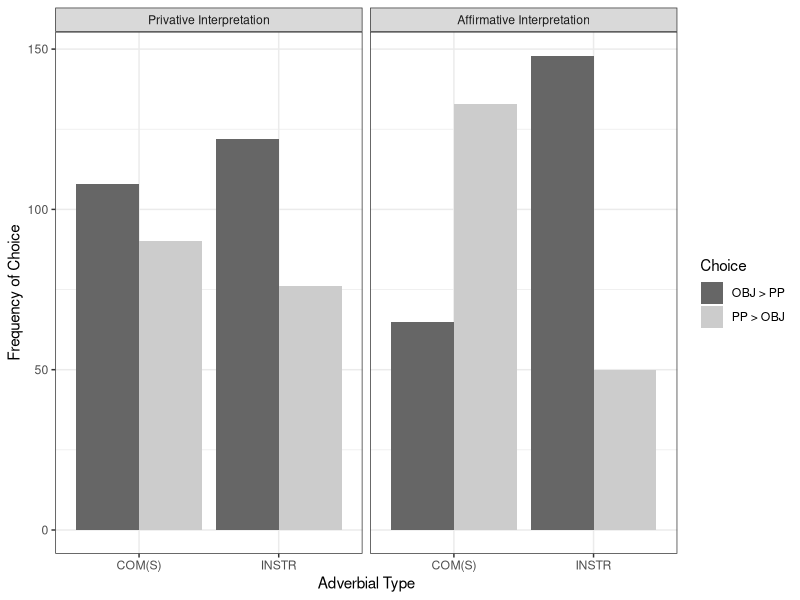
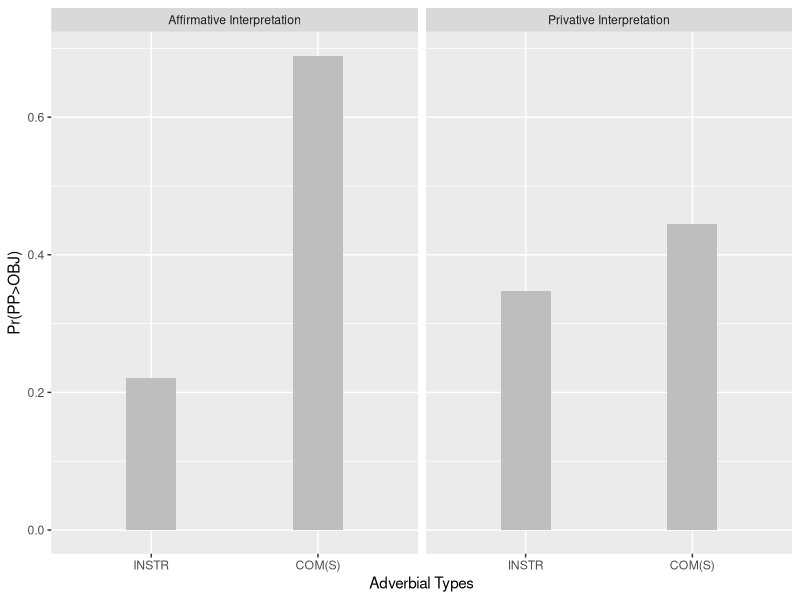
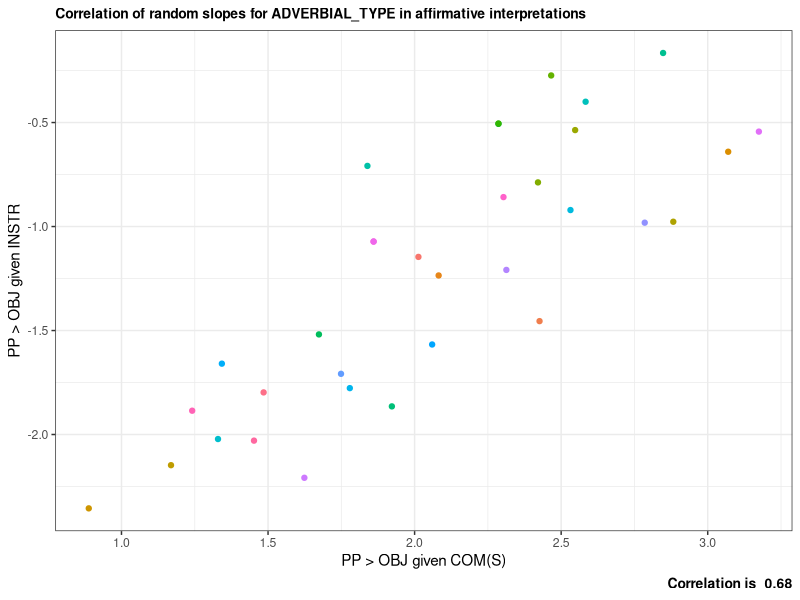
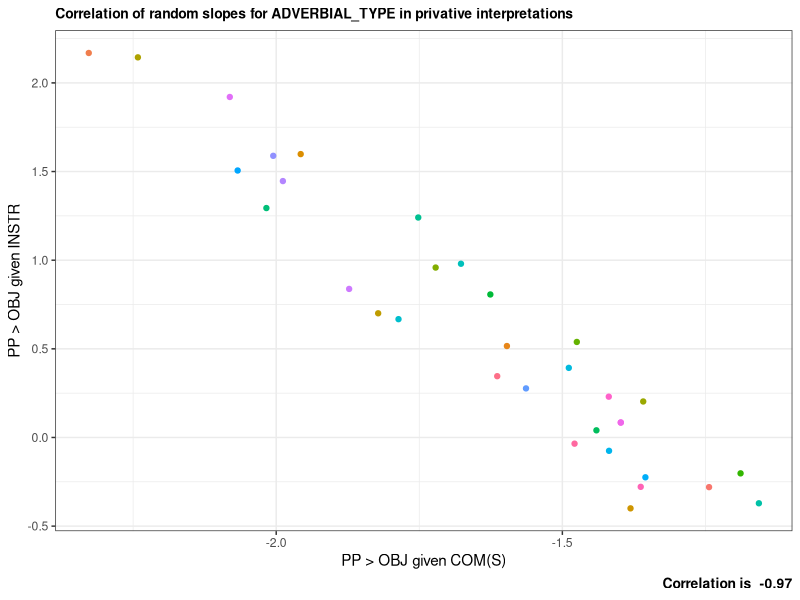
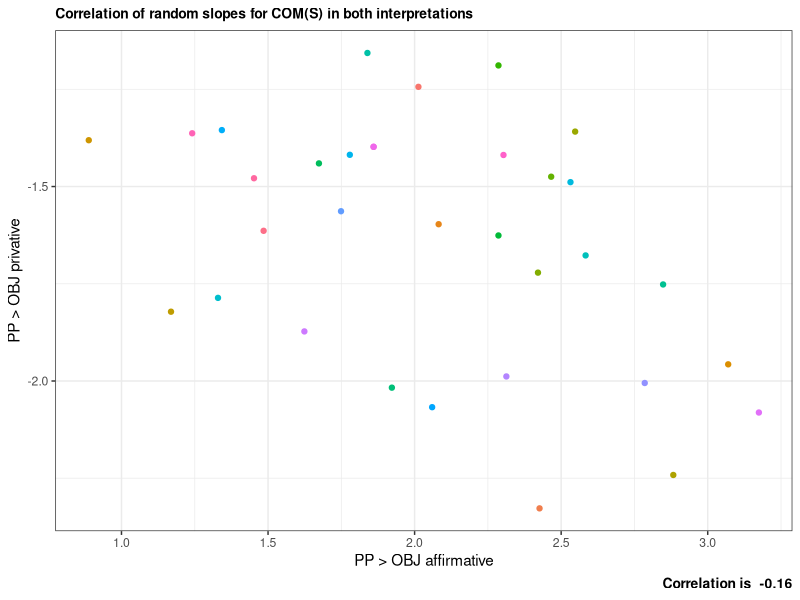
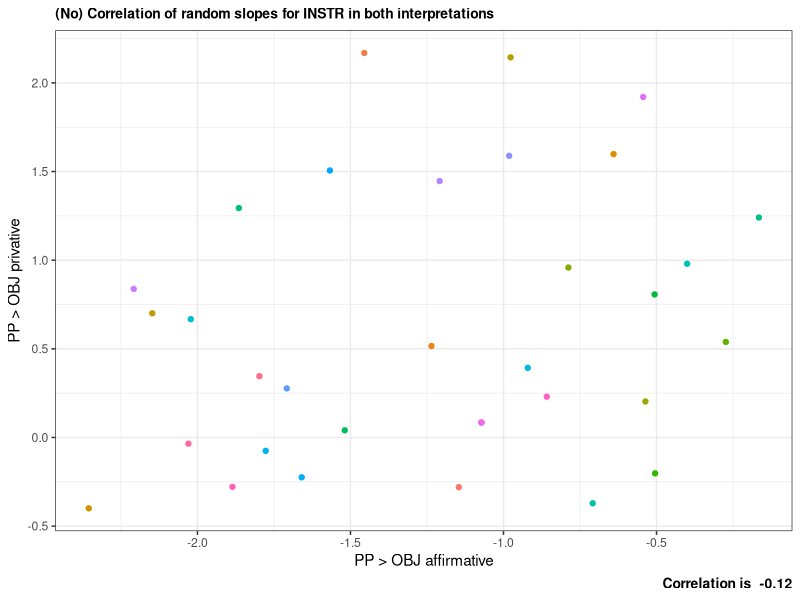
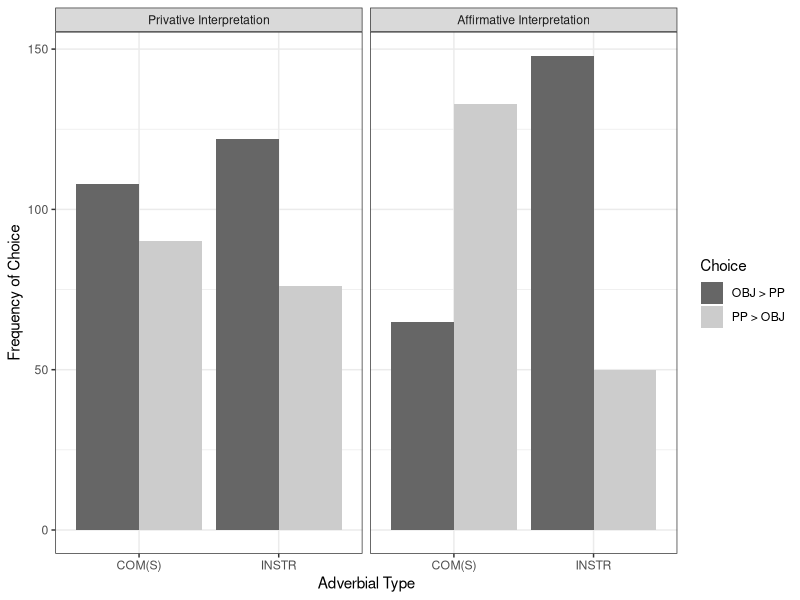

Write the R code that produced these figures, in order.
## ---- chunk 1
library(lme4)
library(tidyverse)
library(emmeans)
library(kableExtra)

show(version)
## ---- chunk 2
test_items <- 
  read.csv("../Data/stimuli_test_basic.csv", fileEncoding = "UTF-8", stringsAsFactors = TRUE) %>%
  select(ENCODING, OPTION_0_ITEM, OPTION_1_ITEM)

colnames(test_items) <- c("Test Item Pair", "PP > OBJ", "OBJ > PP")

kbl(test_items) %>% kable_styling()

## ---- chunk 3

data <-
  read.csv("../Data/ForcedChoice_test.csv", fileEncoding = "UTF-8") %>%
  mutate(ANSWER = factor(ANSWER),
         INTERPRETATION = ifelse(INTEGRATION == "yes", "affirmative", "privative"),
         INTERPRETATION = factor(INTERPRETATION),
         ADVERBIAL_TYPE = factor(ADVERBIAL_TYPE),
         subjects = factor(workerId),
         items = factor(ENCODING))


summary(data)
## ---- chunk 4

int.labels <- c("Privative Interpretation", "Affirmative Interpretation")
names(int.labels) <- c("privative", "affirmative")

summary <- 
  data %>%
  group_by(ADVERBIAL_TYPE, INTERPRETATION, ANSWER) %>%
  summarise(count = n()) %>%
  as.data.frame()

summary$INTERPRETATION <- relevel(summary$INTERPRETATION, ref = "privative")

ggplot(summary, aes(x = ADVERBIAL_TYPE, y = count, fill = ANSWER)) +
  geom_bar(stat = "identity", position = "dodge") +
  labs(x = "Adverbial Type", y = "Frequency of Choice") + 
  facet_wrap(~INTERPRETATION, labeller = labeller(INTERPRETATION = int.labels)) +
  scale_fill_manual(name = "Choice", values = c("grey40", "grey80"),
                    labels = c("OBJ > PP", "PP > OBJ")) +
  theme_bw()

ggsave("/Users/tibor/Documents/GitHub/Kiss_et_al_22_word_order_constraints_on_event_internal_modifiers/emp_dist_exp_1.pdf")

summary.wide <-
  summary %>%
  spread(key = ANSWER, value = count)

summary.wide

## ---- chunk 5

data$INTERPRETATION <-
  relevel(data$INTERPRETATION, ref = "affirmative")
data$ADVERBIAL_TYPE <-
  relevel(data$ADVERBIAL_TYPE, ref = "INSTR")


model1 <- 
  glmer(formula = ANSWER ~ ADVERBIAL_TYPE * INTERPRETATION + 
          (0 + ADVERBIAL_TYPE * INTERPRETATION | subjects) , 
        data = data, family = binomial())

options(width = 300)
summary(model1)
## ---- chunk 6

tt <- getME(model1,"theta")
ll <- getME(model1,"lower")
## ---- chunk 7
ss <- 
  getME(model1, c("theta", "fixef"))
model2 <- 
  update(model1,
         start=ss,
         control=glmerControl(optCtrl=list(maxfun=2e4)))

options(width = 300)
summary(model2)

## ---- chunk 8


predictions <- 
  emmeans(model2, pairwise~ADVERBIAL_TYPE * INTERPRETATION, 
          type = "response") 

## also response useful, now switched to predictor for effects
## if lp is used, y = emmean, if response is used y = prob

predictions.emm <- data.frame(predictions$emmeans)
 

predictions.emm

ggplot(predictions.emm, aes(x = ADVERBIAL_TYPE, y = prob)) + 
  geom_bar(aes(), stat = "identity", fill = "grey", width = 0.3) +
  facet_wrap(~INTERPRETATION, labeller = labeller(INTERPRETATION = int.labels)) +
  labs(x = "Adverbial Types", y = "Pr(PP>OBJ)")
## ---- chunk 9

ranef.df <- data.frame(ranef(model2)$subjects)
ranef.df$participants <- rownames(ranef.df)
colnames(ranef.df)[1:4] <- c("INSTR_aff", "COMS_aff", "INSTR_priv", "COMS_priv")

ranef.df <- ranef.df %>%
  mutate(INSTR_aff = INSTR_aff + model2@beta[1]) %>%
  mutate(COMS_aff = COMS_aff + model2@beta[2]) %>%
  mutate(INSTR_priv = INSTR_priv + model2@beta[3]) %>%
  mutate(COMS_priv = COMS_priv + model2@beta[4]) %>%
  arrange(COMS_aff)


## ---- chunk 10
cor_vals <- data.frame(VarCorr(model2)) 

ggplot(ranef.df, aes(y = INSTR_aff, x = COMS_aff)) +
  geom_point(aes(color = participants), show.legend = FALSE) +
  labs(y = "PP > OBJ given INSTR", 
       x = "PP > OBJ given COM(S)", 
       subtitle = "Correlation of random slopes for ADVERBIAL_TYPE in affirmative interpretations",
       caption = paste("Correlation is ", round(cor_vals$sdcor[5], 2))) +
  theme_bw() +
  theme(plot.caption = element_text(face = "bold", size = 10),
        plot.subtitle = element_text(face = "bold", size = 10))
  

## ---- chunk 11

ggplot(ranef.df, aes(y = INSTR_priv, x = COMS_priv)) +
  geom_point(aes(color = participants), show.legend = FALSE) +
  labs(y = "PP > OBJ given INSTR", 
       x = "PP > OBJ given COM(S)", 
       subtitle = "Correlation of random slopes for ADVERBIAL_TYPE in privative interpretations",
       caption = paste("Correlation is ", round(cor_vals$sdcor[10], 2))) +
  theme_bw() +
  theme(plot.caption = element_text(face = "bold", size = 10),
        plot.subtitle = element_text(face = "bold", size = 10))

## ---- chunk 12
ggplot(ranef.df, aes(x = COMS_aff, y = COMS_priv)) +
  geom_point(aes(color = participants), show.legend = FALSE) +
  labs(x = "PP > OBJ affirmative", 
       y = "PP > OBJ privative", 
       subtitle = "Correlation of random slopes for COM(S) in both interpretations",
       caption = paste("Correlation is ", round(cor_vals$sdcor[9], 2))) +
  theme_bw() +
  theme(plot.caption = element_text(face = "bold", size = 10),
        plot.subtitle = element_text(face = "bold", size = 10))


## ---- chunk 13
ggplot(ranef.df, aes(x = INSTR_aff, y = INSTR_priv)) +
  geom_point(aes(color = participants), show.legend = FALSE) +
  labs(x = "PP > OBJ affirmative", 
       y = "PP > OBJ privative", 
       subtitle = "(No) Correlation of random slopes for INSTR in both interpretations",
       caption = paste("Correlation is ", round(cor_vals$sdcor[6], 2))) +
  theme_bw() +
  theme(plot.caption = element_text(face = "bold", size = 10),
        plot.subtitle = element_text(face = "bold", size = 10))
